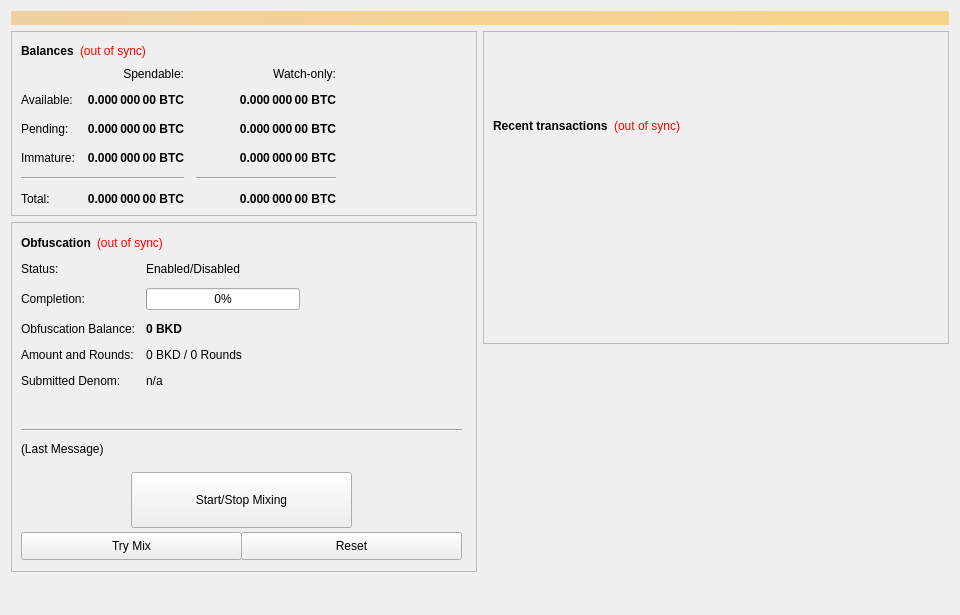
<?xml version="1.0" encoding="UTF-8"?>
<ui version="4.0">
 <class>OverviewPage</class>
 <widget class="QWidget" name="OverviewPage">
  <property name="geometry">
   <rect>
    <x>0</x>
    <y>0</y>
    <width>960</width>
    <height>615</height>
   </rect>
  </property>
  <property name="minimumSize">
   <size>
    <width>960</width>
    <height>0</height>
   </size>
  </property>
  <property name="windowTitle">
   <string>Form</string>
  </property>
  <layout class="QVBoxLayout" name="topLayout">
   <item>
    <widget class="QLabel" name="labelAlerts">
     <property name="visible">
      <bool>false</bool>
     </property>
     <property name="styleSheet">
      <string notr="true">background-color: qlineargradient(x1: 0, y1: 0, x2: 1, y2: 0, stop:0 #F0D0A0, stop:1 #F8D488); color:#000000;</string>
     </property>
     <property name="wordWrap">
      <bool>true</bool>
     </property>
     <property name="margin">
      <number>3</number>
     </property>
    </widget>
   </item>
   <item>
    <layout class="QHBoxLayout" name="horizontalLayout" stretch="1,1">
     <item>
      <layout class="QVBoxLayout" name="verticalLayout_2">
       <item>
        <widget class="QFrame" name="frame">
         <property name="frameShape">
          <enum>QFrame::StyledPanel</enum>
         </property>
         <property name="frameShadow">
          <enum>QFrame::Raised</enum>
         </property>
         <layout class="QVBoxLayout" name="verticalLayout_4">
          <item>
           <layout class="QHBoxLayout" name="horizontalLayout_4">
            <item>
             <widget class="QLabel" name="label_5">
              <property name="font">
               <font>
                <weight>75</weight>
                <bold>true</bold>
               </font>
              </property>
              <property name="text">
               <string>Balances</string>
              </property>
             </widget>
            </item>
            <item>
             <widget class="QLabel" name="labelWalletStatus">
              <property name="cursor">
               <cursorShape>WhatsThisCursor</cursorShape>
              </property>
              <property name="toolTip">
               <string>The displayed information may be out of date. Your wallet automatically synchronizes with the BlockDomain network after a connection is established, but this process has not completed yet.</string>
              </property>
              <property name="styleSheet">
               <string notr="true">QLabel { color: red; }</string>
              </property>
              <property name="text">
               <string notr="true">(out of sync)</string>
              </property>
              <property name="alignment">
               <set>Qt::AlignLeading|Qt::AlignLeft|Qt::AlignVCenter</set>
              </property>
             </widget>
            </item>
            <item>
             <spacer name="horizontalSpacer_3">
              <property name="orientation">
               <enum>Qt::Horizontal</enum>
              </property>
              <property name="sizeHint" stdset="0">
               <size>
                <width>40</width>
                <height>20</height>
               </size>
              </property>
             </spacer>
            </item>
           </layout>
          </item>
          <item>
           <layout class="QGridLayout" name="gridLayout">
            <property name="spacing">
             <number>12</number>
            </property>
            <item row="2" column="2">
             <widget class="QLabel" name="labelWatchPending">
              <property name="font">
               <font>
                <weight>75</weight>
                <bold>true</bold>
               </font>
              </property>
              <property name="cursor">
               <cursorShape>IBeamCursor</cursorShape>
              </property>
              <property name="toolTip">
               <string>Unconfirmed transactions to watch-only addresses</string>
              </property>
              <property name="text">
               <string notr="true">0.000 000 00 BTC</string>
              </property>
              <property name="alignment">
               <set>Qt::AlignRight|Qt::AlignTrailing|Qt::AlignVCenter</set>
              </property>
              <property name="textInteractionFlags">
               <set>Qt::LinksAccessibleByMouse|Qt::TextSelectableByKeyboard|Qt::TextSelectableByMouse</set>
              </property>
             </widget>
            </item>
            <item row="2" column="1">
             <widget class="QLabel" name="labelUnconfirmed">
              <property name="font">
               <font>
                <weight>75</weight>
                <bold>true</bold>
               </font>
              </property>
              <property name="cursor">
               <cursorShape>IBeamCursor</cursorShape>
              </property>
              <property name="toolTip">
               <string>Total of transactions that have yet to be confirmed, and do not yet count toward the spendable balance</string>
              </property>
              <property name="text">
               <string notr="true">0.000 000 00 BTC</string>
              </property>
              <property name="alignment">
               <set>Qt::AlignRight|Qt::AlignTrailing|Qt::AlignVCenter</set>
              </property>
              <property name="textInteractionFlags">
               <set>Qt::LinksAccessibleByMouse|Qt::TextSelectableByKeyboard|Qt::TextSelectableByMouse</set>
              </property>
             </widget>
            </item>
            <item row="3" column="2">
             <widget class="QLabel" name="labelWatchImmature">
              <property name="font">
               <font>
                <weight>75</weight>
                <bold>true</bold>
               </font>
              </property>
              <property name="cursor">
               <cursorShape>IBeamCursor</cursorShape>
              </property>
              <property name="toolTip">
               <string>Staked or masternode rewards in watch-only addresses that has not yet matured</string>
              </property>
              <property name="text">
               <string notr="true">0.000 000 00 BTC</string>
              </property>
              <property name="alignment">
               <set>Qt::AlignRight|Qt::AlignTrailing|Qt::AlignVCenter</set>
              </property>
              <property name="textInteractionFlags">
               <set>Qt::LinksAccessibleByMouse|Qt::TextSelectableByKeyboard|Qt::TextSelectableByMouse</set>
              </property>
             </widget>
            </item>
            <item row="4" column="0" colspan="2">
             <widget class="Line" name="lineSpendableBalance">
              <property name="orientation">
               <enum>Qt::Horizontal</enum>
              </property>
             </widget>
            </item>
            <item row="4" column="2">
             <widget class="Line" name="lineWatchBalance">
              <property name="sizePolicy">
               <sizepolicy hsizetype="Preferred" vsizetype="Fixed">
                <horstretch>0</horstretch>
                <verstretch>0</verstretch>
               </sizepolicy>
              </property>
              <property name="minimumSize">
               <size>
                <width>140</width>
                <height>0</height>
               </size>
              </property>
              <property name="orientation">
               <enum>Qt::Horizontal</enum>
              </property>
             </widget>
            </item>
            <item row="5" column="0">
             <widget class="QLabel" name="labelTotalText">
              <property name="text">
               <string>Total:</string>
              </property>
             </widget>
            </item>
            <item row="3" column="1">
             <widget class="QLabel" name="labelImmature">
              <property name="font">
               <font>
                <weight>75</weight>
                <bold>true</bold>
               </font>
              </property>
              <property name="cursor">
               <cursorShape>IBeamCursor</cursorShape>
              </property>
              <property name="toolTip">
               <string>Staked or masternode rewards that has not yet matured</string>
              </property>
              <property name="text">
               <string notr="true">0.000 000 00 BTC</string>
              </property>
              <property name="alignment">
               <set>Qt::AlignRight|Qt::AlignTrailing|Qt::AlignVCenter</set>
              </property>
              <property name="textInteractionFlags">
               <set>Qt::LinksAccessibleByMouse|Qt::TextSelectableByKeyboard|Qt::TextSelectableByMouse</set>
              </property>
             </widget>
            </item>
            <item row="2" column="3">
             <spacer name="horizontalSpacer_2">
              <property name="orientation">
               <enum>Qt::Horizontal</enum>
              </property>
              <property name="sizeHint" stdset="0">
               <size>
                <width>40</width>
                <height>20</height>
               </size>
              </property>
             </spacer>
            </item>
            <item row="3" column="0">
             <widget class="QLabel" name="labelImmatureText">
              <property name="text">
               <string>Immature:</string>
              </property>
             </widget>
            </item>
            <item row="5" column="1">
             <widget class="QLabel" name="labelTotal">
              <property name="font">
               <font>
                <weight>75</weight>
                <bold>true</bold>
               </font>
              </property>
              <property name="cursor">
               <cursorShape>IBeamCursor</cursorShape>
              </property>
              <property name="toolTip">
               <string>Your current total balance</string>
              </property>
              <property name="text">
               <string notr="true">0.000 000 00 BTC</string>
              </property>
              <property name="alignment">
               <set>Qt::AlignRight|Qt::AlignTrailing|Qt::AlignVCenter</set>
              </property>
              <property name="textInteractionFlags">
               <set>Qt::LinksAccessibleByMouse|Qt::TextSelectableByKeyboard|Qt::TextSelectableByMouse</set>
              </property>
             </widget>
            </item>
            <item row="5" column="2">
             <widget class="QLabel" name="labelWatchTotal">
              <property name="font">
               <font>
                <weight>75</weight>
                <bold>true</bold>
               </font>
              </property>
              <property name="cursor">
               <cursorShape>IBeamCursor</cursorShape>
              </property>
              <property name="toolTip">
               <string>Current total balance in watch-only addresses</string>
              </property>
              <property name="text">
               <string notr="true">0.000 000 00 BTC</string>
              </property>
              <property name="alignment">
               <set>Qt::AlignRight|Qt::AlignTrailing|Qt::AlignVCenter</set>
              </property>
              <property name="textInteractionFlags">
               <set>Qt::LinksAccessibleByMouse|Qt::TextSelectableByKeyboard|Qt::TextSelectableByMouse</set>
              </property>
             </widget>
            </item>
            <item row="0" column="2">
             <widget class="QLabel" name="labelWatchonly">
              <property name="text">
               <string>Watch-only:</string>
              </property>
              <property name="alignment">
               <set>Qt::AlignRight|Qt::AlignTrailing|Qt::AlignVCenter</set>
              </property>
             </widget>
            </item>
            <item row="1" column="0">
             <widget class="QLabel" name="labelBalanceText">
              <property name="text">
               <string>Available:</string>
              </property>
             </widget>
            </item>
            <item row="1" column="1">
             <widget class="QLabel" name="labelBalance">
              <property name="font">
               <font>
                <weight>75</weight>
                <bold>true</bold>
               </font>
              </property>
              <property name="cursor">
               <cursorShape>IBeamCursor</cursorShape>
              </property>
              <property name="toolTip">
               <string>Your current spendable balance</string>
              </property>
              <property name="text">
               <string notr="true">0.000 000 00 BTC</string>
              </property>
              <property name="alignment">
               <set>Qt::AlignRight|Qt::AlignTrailing|Qt::AlignVCenter</set>
              </property>
              <property name="textInteractionFlags">
               <set>Qt::LinksAccessibleByMouse|Qt::TextSelectableByKeyboard|Qt::TextSelectableByMouse</set>
              </property>
             </widget>
            </item>
            <item row="1" column="2">
             <widget class="QLabel" name="labelWatchAvailable">
              <property name="font">
               <font>
                <weight>75</weight>
                <bold>true</bold>
               </font>
              </property>
              <property name="cursor">
               <cursorShape>IBeamCursor</cursorShape>
              </property>
              <property name="toolTip">
               <string>Your current balance in watch-only addresses</string>
              </property>
              <property name="text">
               <string notr="true">0.000 000 00 BTC</string>
              </property>
              <property name="alignment">
               <set>Qt::AlignRight|Qt::AlignTrailing|Qt::AlignVCenter</set>
              </property>
              <property name="textInteractionFlags">
               <set>Qt::LinksAccessibleByMouse|Qt::TextSelectableByKeyboard|Qt::TextSelectableByMouse</set>
              </property>
             </widget>
            </item>
            <item row="2" column="0">
             <widget class="QLabel" name="labelPendingText">
              <property name="text">
               <string>Pending:</string>
              </property>
             </widget>
            </item>
            <item row="0" column="1">
             <widget class="QLabel" name="labelSpendable">
              <property name="text">
               <string>Spendable:</string>
              </property>
              <property name="alignment">
               <set>Qt::AlignRight|Qt::AlignTrailing|Qt::AlignVCenter</set>
              </property>
             </widget>
            </item>
           </layout>
          </item>
         </layout>
        </widget>
       </item>
       <item>
        <widget class="QFrame" name="frameObfuscation">
         <property name="minimumSize">
          <size>
           <width>0</width>
           <height>350</height>
          </size>
         </property>
         <property name="layoutDirection">
          <enum>Qt::LeftToRight</enum>
         </property>
         <property name="frameShape">
          <enum>QFrame::StyledPanel</enum>
         </property>
         <property name="frameShadow">
          <enum>QFrame::Raised</enum>
         </property>
         <widget class="QWidget" name="formLayoutWidget">
          <property name="geometry">
           <rect>
            <x>10</x>
            <y>40</y>
            <width>451</width>
            <height>161</height>
           </rect>
          </property>
          <layout class="QFormLayout" name="formLayout">
           <property name="fieldGrowthPolicy">
            <enum>QFormLayout::AllNonFixedFieldsGrow</enum>
           </property>
           <property name="horizontalSpacing">
            <number>11</number>
           </property>
           <property name="verticalSpacing">
            <number>12</number>
           </property>
           <item row="0" column="0">
            <widget class="QLabel" name="label_6">
             <property name="text">
              <string>Status:</string>
             </property>
            </widget>
           </item>
           <item row="1" column="0">
            <widget class="QLabel" name="label_7">
             <property name="text">
              <string>Completion:</string>
             </property>
            </widget>
           </item>
           <item row="1" column="1">
            <widget class="QProgressBar" name="obfuscationProgress">
             <property name="maximumSize">
              <size>
               <width>154</width>
               <height>16777215</height>
              </size>
             </property>
             <property name="value">
              <number>0</number>
             </property>
            </widget>
           </item>
           <item row="2" column="0">
            <widget class="QLabel" name="labelAnonymizedText">
             <property name="text">
              <string>Obfuscation Balance:</string>
             </property>
            </widget>
           </item>
           <item row="2" column="1">
            <widget class="QLabel" name="labelAnonymized">
             <property name="font">
              <font>
               <weight>75</weight>
               <bold>true</bold>
              </font>
             </property>
             <property name="text">
              <string notr="true">0 BKD</string>
             </property>
            </widget>
           </item>
           <item row="3" column="0">
            <widget class="QLabel" name="label_8">
             <property name="text">
              <string>Amount and Rounds:</string>
             </property>
            </widget>
           </item>
           <item row="3" column="1">
            <widget class="QLabel" name="labelAmountRounds">
             <property name="text">
              <string>0 BKD / 0 Rounds</string>
             </property>
            </widget>
           </item>
           <item row="4" column="0">
            <widget class="QLabel" name="label_9">
             <property name="text">
              <string>Submitted Denom:</string>
             </property>
            </widget>
           </item>
           <item row="4" column="1">
            <widget class="QLabel" name="labelSubmittedDenom">
             <property name="toolTip">
              <string>The denominations you submitted to the Masternode.&lt;br&gt;To mix, other users must submit the exact same denominations.</string>
             </property>
             <property name="text">
              <string>n/a</string>
             </property>
            </widget>
           </item>
           <item row="0" column="1">
            <widget class="QLabel" name="obfuscationEnabled">
             <property name="text">
              <string>Enabled/Disabled</string>
             </property>
            </widget>
           </item>
          </layout>
         </widget>
         <widget class="QPushButton" name="runAutoDenom">
          <property name="geometry">
           <rect>
            <x>251</x>
            <y>17</y>
            <width>1</width>
            <height>1</height>
           </rect>
          </property>
          <property name="palette">
           <palette>
            <active>
             <colorrole role="WindowText">
              <brush brushstyle="SolidPattern">
               <color alpha="255">
                <red>0</red>
                <green>0</green>
                <blue>0</blue>
               </color>
              </brush>
             </colorrole>
             <colorrole role="Button">
              <brush brushstyle="SolidPattern">
               <color alpha="255">
                <red>239</red>
                <green>238</green>
                <blue>238</blue>
               </color>
              </brush>
             </colorrole>
             <colorrole role="Light">
              <brush brushstyle="SolidPattern">
               <color alpha="255">
                <red>255</red>
                <green>255</green>
                <blue>255</blue>
               </color>
              </brush>
             </colorrole>
             <colorrole role="Midlight">
              <brush brushstyle="SolidPattern">
               <color alpha="255">
                <red>247</red>
                <green>246</green>
                <blue>246</blue>
               </color>
              </brush>
             </colorrole>
             <colorrole role="Dark">
              <brush brushstyle="SolidPattern">
               <color alpha="255">
                <red>119</red>
                <green>119</green>
                <blue>119</blue>
               </color>
              </brush>
             </colorrole>
             <colorrole role="Mid">
              <brush brushstyle="SolidPattern">
               <color alpha="255">
                <red>159</red>
                <green>159</green>
                <blue>159</blue>
               </color>
              </brush>
             </colorrole>
             <colorrole role="Text">
              <brush brushstyle="SolidPattern">
               <color alpha="255">
                <red>0</red>
                <green>0</green>
                <blue>0</blue>
               </color>
              </brush>
             </colorrole>
             <colorrole role="BrightText">
              <brush brushstyle="SolidPattern">
               <color alpha="255">
                <red>255</red>
                <green>255</green>
                <blue>255</blue>
               </color>
              </brush>
             </colorrole>
             <colorrole role="ButtonText">
              <brush brushstyle="SolidPattern">
               <color alpha="255">
                <red>0</red>
                <green>0</green>
                <blue>0</blue>
               </color>
              </brush>
             </colorrole>
             <colorrole role="Base">
              <brush brushstyle="SolidPattern">
               <color alpha="255">
                <red>255</red>
                <green>255</green>
                <blue>255</blue>
               </color>
              </brush>
             </colorrole>
             <colorrole role="Window">
              <brush brushstyle="SolidPattern">
               <color alpha="255">
                <red>239</red>
                <green>238</green>
                <blue>238</blue>
               </color>
              </brush>
             </colorrole>
             <colorrole role="Shadow">
              <brush brushstyle="SolidPattern">
               <color alpha="255">
                <red>0</red>
                <green>0</green>
                <blue>0</blue>
               </color>
              </brush>
             </colorrole>
             <colorrole role="AlternateBase">
              <brush brushstyle="SolidPattern">
               <color alpha="255">
                <red>247</red>
                <green>246</green>
                <blue>246</blue>
               </color>
              </brush>
             </colorrole>
             <colorrole role="ToolTipBase">
              <brush brushstyle="SolidPattern">
               <color alpha="255">
                <red>255</red>
                <green>255</green>
                <blue>220</blue>
               </color>
              </brush>
             </colorrole>
             <colorrole role="ToolTipText">
              <brush brushstyle="SolidPattern">
               <color alpha="255">
                <red>0</red>
                <green>0</green>
                <blue>0</blue>
               </color>
              </brush>
             </colorrole>
            </active>
            <inactive>
             <colorrole role="WindowText">
              <brush brushstyle="SolidPattern">
               <color alpha="255">
                <red>0</red>
                <green>0</green>
                <blue>0</blue>
               </color>
              </brush>
             </colorrole>
             <colorrole role="Button">
              <brush brushstyle="SolidPattern">
               <color alpha="255">
                <red>239</red>
                <green>238</green>
                <blue>238</blue>
               </color>
              </brush>
             </colorrole>
             <colorrole role="Light">
              <brush brushstyle="SolidPattern">
               <color alpha="255">
                <red>255</red>
                <green>255</green>
                <blue>255</blue>
               </color>
              </brush>
             </colorrole>
             <colorrole role="Midlight">
              <brush brushstyle="SolidPattern">
               <color alpha="255">
                <red>247</red>
                <green>246</green>
                <blue>246</blue>
               </color>
              </brush>
             </colorrole>
             <colorrole role="Dark">
              <brush brushstyle="SolidPattern">
               <color alpha="255">
                <red>119</red>
                <green>119</green>
                <blue>119</blue>
               </color>
              </brush>
             </colorrole>
             <colorrole role="Mid">
              <brush brushstyle="SolidPattern">
               <color alpha="255">
                <red>159</red>
                <green>159</green>
                <blue>159</blue>
               </color>
              </brush>
             </colorrole>
             <colorrole role="Text">
              <brush brushstyle="SolidPattern">
               <color alpha="255">
                <red>0</red>
                <green>0</green>
                <blue>0</blue>
               </color>
              </brush>
             </colorrole>
             <colorrole role="BrightText">
              <brush brushstyle="SolidPattern">
               <color alpha="255">
                <red>255</red>
                <green>255</green>
                <blue>255</blue>
               </color>
              </brush>
             </colorrole>
             <colorrole role="ButtonText">
              <brush brushstyle="SolidPattern">
               <color alpha="255">
                <red>0</red>
                <green>0</green>
                <blue>0</blue>
               </color>
              </brush>
             </colorrole>
             <colorrole role="Base">
              <brush brushstyle="SolidPattern">
               <color alpha="255">
                <red>255</red>
                <green>255</green>
                <blue>255</blue>
               </color>
              </brush>
             </colorrole>
             <colorrole role="Window">
              <brush brushstyle="SolidPattern">
               <color alpha="255">
                <red>239</red>
                <green>238</green>
                <blue>238</blue>
               </color>
              </brush>
             </colorrole>
             <colorrole role="Shadow">
              <brush brushstyle="SolidPattern">
               <color alpha="255">
                <red>0</red>
                <green>0</green>
                <blue>0</blue>
               </color>
              </brush>
             </colorrole>
             <colorrole role="AlternateBase">
              <brush brushstyle="SolidPattern">
               <color alpha="255">
                <red>247</red>
                <green>246</green>
                <blue>246</blue>
               </color>
              </brush>
             </colorrole>
             <colorrole role="ToolTipBase">
              <brush brushstyle="SolidPattern">
               <color alpha="255">
                <red>255</red>
                <green>255</green>
                <blue>220</blue>
               </color>
              </brush>
             </colorrole>
             <colorrole role="ToolTipText">
              <brush brushstyle="SolidPattern">
               <color alpha="255">
                <red>0</red>
                <green>0</green>
                <blue>0</blue>
               </color>
              </brush>
             </colorrole>
            </inactive>
            <disabled>
             <colorrole role="WindowText">
              <brush brushstyle="SolidPattern">
               <color alpha="255">
                <red>119</red>
                <green>119</green>
                <blue>119</blue>
               </color>
              </brush>
             </colorrole>
             <colorrole role="Button">
              <brush brushstyle="SolidPattern">
               <color alpha="255">
                <red>239</red>
                <green>238</green>
                <blue>238</blue>
               </color>
              </brush>
             </colorrole>
             <colorrole role="Light">
              <brush brushstyle="SolidPattern">
               <color alpha="255">
                <red>255</red>
                <green>255</green>
                <blue>255</blue>
               </color>
              </brush>
             </colorrole>
             <colorrole role="Midlight">
              <brush brushstyle="SolidPattern">
               <color alpha="255">
                <red>247</red>
                <green>246</green>
                <blue>246</blue>
               </color>
              </brush>
             </colorrole>
             <colorrole role="Dark">
              <brush brushstyle="SolidPattern">
               <color alpha="255">
                <red>119</red>
                <green>119</green>
                <blue>119</blue>
               </color>
              </brush>
             </colorrole>
             <colorrole role="Mid">
              <brush brushstyle="SolidPattern">
               <color alpha="255">
                <red>159</red>
                <green>159</green>
                <blue>159</blue>
               </color>
              </brush>
             </colorrole>
             <colorrole role="Text">
              <brush brushstyle="SolidPattern">
               <color alpha="255">
                <red>119</red>
                <green>119</green>
                <blue>119</blue>
               </color>
              </brush>
             </colorrole>
             <colorrole role="BrightText">
              <brush brushstyle="SolidPattern">
               <color alpha="255">
                <red>255</red>
                <green>255</green>
                <blue>255</blue>
               </color>
              </brush>
             </colorrole>
             <colorrole role="ButtonText">
              <brush brushstyle="SolidPattern">
               <color alpha="255">
                <red>119</red>
                <green>119</green>
                <blue>119</blue>
               </color>
              </brush>
             </colorrole>
             <colorrole role="Base">
              <brush brushstyle="SolidPattern">
               <color alpha="255">
                <red>239</red>
                <green>238</green>
                <blue>238</blue>
               </color>
              </brush>
             </colorrole>
             <colorrole role="Window">
              <brush brushstyle="SolidPattern">
               <color alpha="255">
                <red>239</red>
                <green>238</green>
                <blue>238</blue>
               </color>
              </brush>
             </colorrole>
             <colorrole role="Shadow">
              <brush brushstyle="SolidPattern">
               <color alpha="255">
                <red>0</red>
                <green>0</green>
                <blue>0</blue>
               </color>
              </brush>
             </colorrole>
             <colorrole role="AlternateBase">
              <brush brushstyle="SolidPattern">
               <color alpha="255">
                <red>239</red>
                <green>238</green>
                <blue>238</blue>
               </color>
              </brush>
             </colorrole>
             <colorrole role="ToolTipBase">
              <brush brushstyle="SolidPattern">
               <color alpha="255">
                <red>255</red>
                <green>255</green>
                <blue>220</blue>
               </color>
              </brush>
             </colorrole>
             <colorrole role="ToolTipText">
              <brush brushstyle="SolidPattern">
               <color alpha="255">
                <red>0</red>
                <green>0</green>
                <blue>0</blue>
               </color>
              </brush>
             </colorrole>
            </disabled>
           </palette>
          </property>
          <property name="focusPolicy">
           <enum>Qt::NoFocus</enum>
          </property>
          <property name="autoFillBackground">
           <bool>true</bool>
          </property>
          <property name="text">
           <string/>
          </property>
          <property name="flat">
           <bool>true</bool>
          </property>
         </widget>
         <widget class="QPushButton" name="toggleObfuscation">
          <property name="geometry">
           <rect>
            <x>120</x>
            <y>250</y>
            <width>221</width>
            <height>56</height>
           </rect>
          </property>
          <property name="sizePolicy">
           <sizepolicy hsizetype="MinimumExpanding" vsizetype="Fixed">
            <horstretch>0</horstretch>
            <verstretch>0</verstretch>
           </sizepolicy>
          </property>
          <property name="text">
           <string>Start/Stop Mixing</string>
          </property>
         </widget>
         <widget class="Line" name="lineLastMessage">
          <property name="geometry">
           <rect>
            <x>10</x>
            <y>200</y>
            <width>441</width>
            <height>16</height>
           </rect>
          </property>
          <property name="orientation">
           <enum>Qt::Horizontal</enum>
          </property>
         </widget>
         <widget class="QLabel" name="obfuscationStatus">
          <property name="geometry">
           <rect>
            <x>10</x>
            <y>220</y>
            <width>451</width>
            <height>61</height>
           </rect>
          </property>
          <property name="minimumSize">
           <size>
            <width>288</width>
            <height>43</height>
           </size>
          </property>
          <property name="text">
           <string>(Last Message)</string>
          </property>
          <property name="alignment">
           <set>Qt::AlignLeading|Qt::AlignLeft|Qt::AlignTop</set>
          </property>
          <property name="wordWrap">
           <bool>true</bool>
          </property>
         </widget>
         <widget class="QPushButton" name="obfuscationAuto">
          <property name="geometry">
           <rect>
            <x>10</x>
            <y>310</y>
            <width>221</width>
            <height>28</height>
           </rect>
          </property>
          <property name="sizePolicy">
           <sizepolicy hsizetype="MinimumExpanding" vsizetype="Fixed">
            <horstretch>0</horstretch>
            <verstretch>0</verstretch>
           </sizepolicy>
          </property>
          <property name="toolTip">
           <string>Try to manually submit a Obfuscation request.</string>
          </property>
          <property name="text">
           <string>Try Mix</string>
          </property>
         </widget>
         <widget class="QPushButton" name="obfuscationReset">
          <property name="geometry">
           <rect>
            <x>230</x>
            <y>310</y>
            <width>221</width>
            <height>28</height>
           </rect>
          </property>
          <property name="sizePolicy">
           <sizepolicy hsizetype="MinimumExpanding" vsizetype="Fixed">
            <horstretch>0</horstretch>
            <verstretch>0</verstretch>
           </sizepolicy>
          </property>
          <property name="toolTip">
           <string>Reset the current status of Obfuscation (can interrupt Obfuscation if it's in the process of Mixing, which can cost you money!)</string>
          </property>
          <property name="autoFillBackground">
           <bool>false</bool>
          </property>
          <property name="text">
           <string>Reset</string>
          </property>
         </widget>
         <widget class="QWidget" name="layoutWidget">
          <property name="geometry">
           <rect>
            <x>10</x>
            <y>10</y>
            <width>431</width>
            <height>22</height>
           </rect>
          </property>
          <layout class="QHBoxLayout" name="horizontalLayout_5">
           <item>
            <widget class="QLabel" name="label_2">
             <property name="font">
              <font>
               <weight>75</weight>
               <bold>true</bold>
              </font>
             </property>
             <property name="text">
              <string>Obfuscation</string>
             </property>
            </widget>
           </item>
           <item>
            <widget class="QLabel" name="labelObfuscationSyncStatus">
             <property name="toolTip">
              <string>The displayed information may be out of date. Your wallet automatically synchronizes with the BlockDomain network after a connection is established, but this process has not completed yet.</string>
             </property>
             <property name="styleSheet">
              <string notr="true">QLabel { color: red; }</string>
             </property>
             <property name="text">
              <string notr="true">(out of sync)</string>
             </property>
             <property name="alignment">
              <set>Qt::AlignLeading|Qt::AlignLeft|Qt::AlignVCenter</set>
             </property>
            </widget>
           </item>
           <item>
            <spacer name="horizontalSpacer_4">
             <property name="orientation">
              <enum>Qt::Horizontal</enum>
             </property>
             <property name="sizeHint" stdset="0">
              <size>
               <width>40</width>
               <height>20</height>
              </size>
             </property>
            </spacer>
           </item>
          </layout>
         </widget>
        </widget>
       </item>
       <item>
        <spacer name="verticalSpacer">
         <property name="orientation">
          <enum>Qt::Vertical</enum>
         </property>
         <property name="sizeHint" stdset="0">
          <size>
           <width>20</width>
           <height>40</height>
          </size>
         </property>
        </spacer>
       </item>
      </layout>
     </item>
     <item>
      <layout class="QVBoxLayout" name="verticalLayout_3">
       <item>
        <widget class="QFrame" name="frame_2">
         <property name="frameShape">
          <enum>QFrame::StyledPanel</enum>
         </property>
         <property name="frameShadow">
          <enum>QFrame::Raised</enum>
         </property>
         <layout class="QVBoxLayout" name="verticalLayout">
          <item>
           <spacer name="verticalSpacer_3">
            <property name="orientation">
             <enum>Qt::Vertical</enum>
            </property>
            <property name="sizeType">
             <enum>QSizePolicy::Fixed</enum>
            </property>
            <property name="sizeHint" stdset="0">
             <size>
              <width>20</width>
              <height>75</height>
             </size>
            </property>
           </spacer>
          </item>
          <item>
           <layout class="QHBoxLayout" name="horizontalLayout_2">
            <item>
             <widget class="QLabel" name="label_4">
              <property name="font">
               <font>
                <weight>75</weight>
                <bold>true</bold>
               </font>
              </property>
              <property name="text">
               <string>Recent transactions</string>
              </property>
             </widget>
            </item>
            <item>
             <widget class="QLabel" name="labelTransactionsStatus">
              <property name="cursor">
               <cursorShape>WhatsThisCursor</cursorShape>
              </property>
              <property name="toolTip">
               <string>The displayed information may be out of date. Your wallet automatically synchronizes with the BlockDomain network after a connection is established, but this process has not completed yet.</string>
              </property>
              <property name="styleSheet">
               <string notr="true">QLabel { color: red; }</string>
              </property>
              <property name="text">
               <string notr="true">(out of sync)</string>
              </property>
              <property name="alignment">
               <set>Qt::AlignRight|Qt::AlignTrailing|Qt::AlignVCenter</set>
              </property>
             </widget>
            </item>
            <item>
             <spacer name="horizontalSpacer">
              <property name="orientation">
               <enum>Qt::Horizontal</enum>
              </property>
              <property name="sizeHint" stdset="0">
               <size>
                <width>40</width>
                <height>20</height>
               </size>
              </property>
             </spacer>
            </item>
           </layout>
          </item>
          <item>
           <widget class="QListView" name="listTransactions">
            <property name="styleSheet">
             <string notr="true">QListView { background: transparent; }</string>
            </property>
            <property name="frameShape">
             <enum>QFrame::NoFrame</enum>
            </property>
            <property name="verticalScrollBarPolicy">
             <enum>Qt::ScrollBarAlwaysOff</enum>
            </property>
            <property name="horizontalScrollBarPolicy">
             <enum>Qt::ScrollBarAlwaysOff</enum>
            </property>
            <property name="selectionMode">
             <enum>QAbstractItemView::NoSelection</enum>
            </property>
           </widget>
          </item>
         </layout>
        </widget>
       </item>
       <item>
        <spacer name="verticalSpacer_2">
         <property name="orientation">
          <enum>Qt::Vertical</enum>
         </property>
         <property name="sizeType">
          <enum>QSizePolicy::Expanding</enum>
         </property>
         <property name="sizeHint" stdset="0">
          <size>
           <width>20</width>
           <height>40</height>
          </size>
         </property>
        </spacer>
       </item>
      </layout>
     </item>
    </layout>
   </item>
  </layout>
 </widget>
 <resources/>
 <connections/>
</ui>
